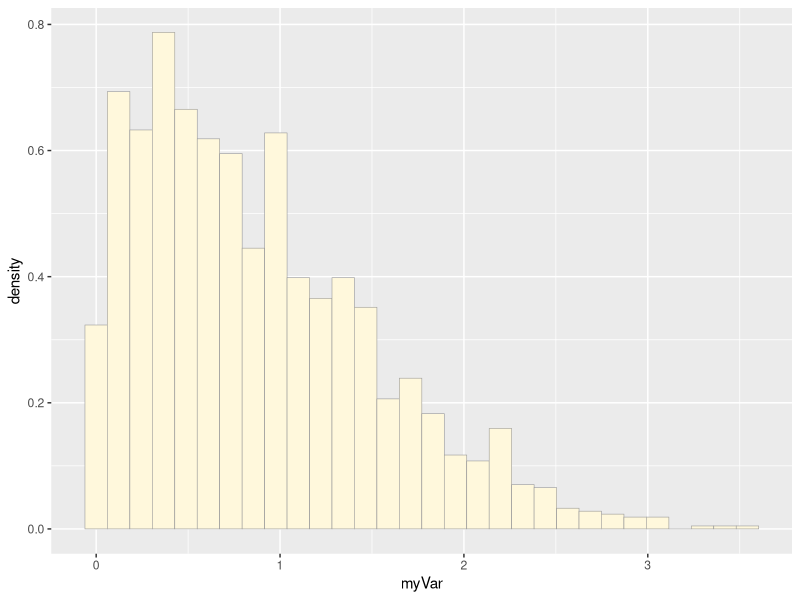

The R source for this figure:
## ---- chunk 1
#z <- read.table("MyDataFile.csv",header=TRUE,sep=",", stringsAsFactors=FALSE)
#str(z)#
#summary(z)

## ---- chunk 2
library(ggplot2) # for graphics
library(MASS) # for maximum likelihood estimation
## ---- chunk 3
# quick and dirty, a truncated normal distribution to work on the solution set
z <- rnorm(n=3000,mean=0.2)
z <- data.frame(1:3000,z)
names(z) <- list("ID","myVar")
z <- z[z$myVar>0,]
str(z)
summary(z$myVar)
## ---- chunk 4
p1 <- ggplot(data=z, aes(x=myVar, y=..density..)) +
  geom_histogram(color="grey60",fill="cornsilk",size=0.2) 
print(p1)
## ---- chunk 5


## ---- chunk 6


## ---- chunk 7


## ---- chunk 8


